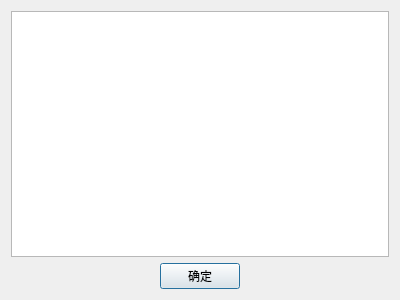
<?xml version="1.0" encoding="UTF-8"?>
<ui version="4.0">
 <class>VersionHistory</class>
 <widget class="QDialog" name="VersionHistory">
  <property name="geometry">
   <rect>
    <x>0</x>
    <y>0</y>
    <width>400</width>
    <height>300</height>
   </rect>
  </property>
  <property name="windowTitle">
   <string>Dialog</string>
  </property>
  <layout class="QGridLayout" name="gridLayout_2">
   <item row="0" column="0">
    <layout class="QGridLayout" name="gridLayout">
     <item row="0" column="0" colspan="3">
      <widget class="QTextBrowser" name="_textBrowser"/>
     </item>
     <item row="1" column="0">
      <spacer name="horizontalSpacer">
       <property name="orientation">
        <enum>Qt::Horizontal</enum>
       </property>
       <property name="sizeHint" stdset="0">
        <size>
         <width>40</width>
         <height>20</height>
        </size>
       </property>
      </spacer>
     </item>
     <item row="1" column="1">
      <widget class="QPushButton" name="pushButton">
       <property name="text">
        <string>确定</string>
       </property>
      </widget>
     </item>
     <item row="1" column="2">
      <spacer name="horizontalSpacer_2">
       <property name="orientation">
        <enum>Qt::Horizontal</enum>
       </property>
       <property name="sizeHint" stdset="0">
        <size>
         <width>40</width>
         <height>20</height>
        </size>
       </property>
      </spacer>
     </item>
    </layout>
   </item>
  </layout>
 </widget>
 <resources/>
 <connections/>
</ui>
